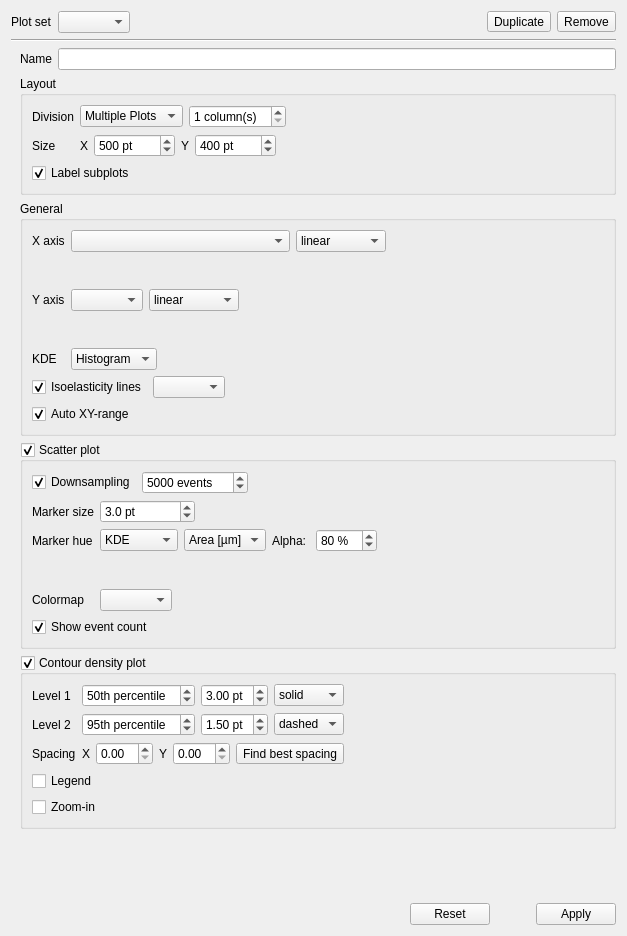
<?xml version="1.0" encoding="UTF-8"?>
<ui version="4.0">
 <class>Form</class>
 <widget class="QWidget" name="Form">
  <property name="geometry">
   <rect>
    <x>0</x>
    <y>0</y>
    <width>627</width>
    <height>936</height>
   </rect>
  </property>
  <property name="windowTitle">
   <string>Form</string>
  </property>
  <layout class="QVBoxLayout" name="verticalLayout">
   <item>
    <layout class="QHBoxLayout" name="horizontalLayout">
     <item>
      <widget class="QLabel" name="label">
       <property name="text">
        <string>Plot set</string>
       </property>
      </widget>
     </item>
     <item>
      <widget class="QComboBox" name="comboBox_plots">
       <property name="sizeAdjustPolicy">
        <enum>QComboBox::SizeAdjustPolicy::AdjustToContents</enum>
       </property>
      </widget>
     </item>
     <item>
      <spacer name="horizontalSpacer_2">
       <property name="orientation">
        <enum>Qt::Orientation::Horizontal</enum>
       </property>
       <property name="sizeHint" stdset="0">
        <size>
         <width>0</width>
         <height>20</height>
        </size>
       </property>
      </spacer>
     </item>
     <item>
      <widget class="QToolButton" name="toolButton_duplicate">
       <property name="toolTip">
        <string>Duplicate this plot</string>
       </property>
       <property name="text">
        <string>Duplicate</string>
       </property>
       <property name="icon">
        <iconset theme="edit-paste"/>
       </property>
      </widget>
     </item>
     <item>
      <widget class="QToolButton" name="toolButton_remove">
       <property name="toolTip">
        <string>Remove this plot</string>
       </property>
       <property name="text">
        <string>Remove</string>
       </property>
       <property name="icon">
        <iconset theme="remove"/>
       </property>
      </widget>
     </item>
    </layout>
   </item>
   <item>
    <widget class="Line" name="line">
     <property name="orientation">
      <enum>Qt::Orientation::Horizontal</enum>
     </property>
    </widget>
   </item>
   <item>
    <layout class="QVBoxLayout" name="verticalLayout_4">
     <property name="leftMargin">
      <number>9</number>
     </property>
     <property name="topMargin">
      <number>0</number>
     </property>
     <property name="bottomMargin">
      <number>0</number>
     </property>
     <item>
      <layout class="QHBoxLayout" name="horizontalLayout_4">
       <item>
        <widget class="QLabel" name="label_2">
         <property name="text">
          <string>Name</string>
         </property>
        </widget>
       </item>
       <item>
        <widget class="QLineEdit" name="lineEdit"/>
       </item>
      </layout>
     </item>
     <item>
      <widget class="QGroupBox" name="groupBox">
       <property name="title">
        <string>Layout</string>
       </property>
       <layout class="QVBoxLayout" name="verticalLayout_6">
        <item>
         <layout class="QGridLayout" name="gridLayout_5">
          <property name="bottomMargin">
           <number>0</number>
          </property>
          <item row="0" column="0">
           <widget class="QLabel" name="label_3">
            <property name="text">
             <string>Division</string>
            </property>
           </widget>
          </item>
          <item row="0" column="1">
           <layout class="QHBoxLayout" name="horizontalLayout_11">
            <item>
             <widget class="QComboBox" name="comboBox_division">
              <item>
               <property name="text">
                <string>Multiple Plots</string>
               </property>
              </item>
              <item>
               <property name="text">
                <string>Joint Plot</string>
               </property>
              </item>
             </widget>
            </item>
            <item>
             <widget class="QSpinBox" name="spinBox_column_count">
              <property name="suffix">
               <string> column(s)</string>
              </property>
              <property name="minimum">
               <number>1</number>
              </property>
             </widget>
            </item>
            <item>
             <spacer name="horizontalSpacer_13">
              <property name="orientation">
               <enum>Qt::Orientation::Horizontal</enum>
              </property>
              <property name="sizeHint" stdset="0">
               <size>
                <width>0</width>
                <height>20</height>
               </size>
              </property>
             </spacer>
            </item>
           </layout>
          </item>
          <item row="1" column="0">
           <widget class="QLabel" name="label_13">
            <property name="text">
             <string>Size</string>
            </property>
           </widget>
          </item>
          <item row="1" column="1">
           <layout class="QHBoxLayout" name="horizontalLayout_12">
            <item>
             <widget class="QLabel" name="label_15">
              <property name="text">
               <string>X</string>
              </property>
             </widget>
            </item>
            <item>
             <widget class="QSpinBox" name="spinBox_size_x">
              <property name="suffix">
               <string> pt</string>
              </property>
              <property name="minimum">
               <number>100</number>
              </property>
              <property name="maximum">
               <number>100000</number>
              </property>
              <property name="singleStep">
               <number>50</number>
              </property>
              <property name="value">
               <number>500</number>
              </property>
             </widget>
            </item>
            <item>
             <widget class="QLabel" name="label_14">
              <property name="text">
               <string>Y</string>
              </property>
             </widget>
            </item>
            <item>
             <widget class="QSpinBox" name="spinBox_size_y">
              <property name="suffix">
               <string> pt</string>
              </property>
              <property name="minimum">
               <number>100</number>
              </property>
              <property name="maximum">
               <number>100000</number>
              </property>
              <property name="singleStep">
               <number>50</number>
              </property>
              <property name="value">
               <number>400</number>
              </property>
             </widget>
            </item>
            <item>
             <spacer name="horizontalSpacer_14">
              <property name="orientation">
               <enum>Qt::Orientation::Horizontal</enum>
              </property>
              <property name="sizeHint" stdset="0">
               <size>
                <width>0</width>
                <height>20</height>
               </size>
              </property>
             </spacer>
            </item>
           </layout>
          </item>
         </layout>
        </item>
        <item>
         <widget class="QCheckBox" name="checkBox_label_plots">
          <property name="text">
           <string>Label subplots</string>
          </property>
          <property name="checked">
           <bool>true</bool>
          </property>
         </widget>
        </item>
       </layout>
      </widget>
     </item>
     <item>
      <widget class="QGroupBox" name="groupBox_2">
       <property name="title">
        <string>General</string>
       </property>
       <layout class="QVBoxLayout" name="verticalLayout_5">
        <item>
         <layout class="QGridLayout" name="gridLayout">
          <item row="6" column="1">
           <layout class="QHBoxLayout" name="horizontalLayout_10">
            <item>
             <widget class="QComboBox" name="comboBox_kde">
              <item>
               <property name="text">
                <string>Histogram</string>
               </property>
              </item>
             </widget>
            </item>
            <item>
             <spacer name="horizontalSpacer_12">
              <property name="orientation">
               <enum>Qt::Orientation::Horizontal</enum>
              </property>
              <property name="sizeHint" stdset="0">
               <size>
                <width>40</width>
                <height>20</height>
               </size>
              </property>
             </spacer>
            </item>
           </layout>
          </item>
          <item row="4" column="1">
           <layout class="QHBoxLayout" name="horizontalLayout_8">
            <item>
             <widget class="FeatureComboBox" name="comboBox_axis_y"/>
            </item>
            <item>
             <widget class="QComboBox" name="comboBox_scale_y">
              <item>
               <property name="text">
                <string>linear</string>
               </property>
              </item>
              <item>
               <property name="text">
                <string>logarithmic</string>
               </property>
              </item>
             </widget>
            </item>
            <item>
             <spacer name="horizontalSpacer_11">
              <property name="orientation">
               <enum>Qt::Orientation::Horizontal</enum>
              </property>
              <property name="sizeHint" stdset="0">
               <size>
                <width>0</width>
                <height>20</height>
               </size>
              </property>
             </spacer>
            </item>
           </layout>
          </item>
          <item row="6" column="0">
           <widget class="QLabel" name="label_9">
            <property name="toolTip">
             <string>Kernel Density Estimator</string>
            </property>
            <property name="text">
             <string>KDE</string>
            </property>
           </widget>
          </item>
          <item row="2" column="1">
           <layout class="QHBoxLayout" name="horizontalLayout_7">
            <property name="rightMargin">
             <number>0</number>
            </property>
            <item>
             <widget class="FeatureComboBox" name="comboBox_axis_x">
              <property name="sizePolicy">
               <sizepolicy hsizetype="MinimumExpanding" vsizetype="Fixed">
                <horstretch>0</horstretch>
                <verstretch>0</verstretch>
               </sizepolicy>
              </property>
             </widget>
            </item>
            <item>
             <widget class="QComboBox" name="comboBox_scale_x">
              <item>
               <property name="text">
                <string>linear</string>
               </property>
              </item>
              <item>
               <property name="text">
                <string>logarithmic</string>
               </property>
              </item>
             </widget>
            </item>
            <item>
             <spacer name="horizontalSpacer_3">
              <property name="orientation">
               <enum>Qt::Orientation::Horizontal</enum>
              </property>
              <property name="sizeHint" stdset="0">
               <size>
                <width>0</width>
                <height>20</height>
               </size>
              </property>
             </spacer>
            </item>
           </layout>
          </item>
          <item row="4" column="0">
           <widget class="QLabel" name="label_7">
            <property name="text">
             <string>Y axis</string>
            </property>
           </widget>
          </item>
          <item row="5" column="1">
           <widget class="RangeControl" name="widget_range_y" native="true">
            <property name="minimumSize">
             <size>
              <width>0</width>
              <height>25</height>
             </size>
            </property>
           </widget>
          </item>
          <item row="3" column="1">
           <widget class="RangeControl" name="widget_range_x" native="true">
            <property name="minimumSize">
             <size>
              <width>0</width>
              <height>25</height>
             </size>
            </property>
           </widget>
          </item>
          <item row="2" column="0">
           <widget class="QLabel" name="label_6">
            <property name="text">
             <string>X axis</string>
            </property>
           </widget>
          </item>
         </layout>
        </item>
        <item>
         <layout class="QHBoxLayout" name="horizontalLayout_3">
          <item>
           <widget class="QCheckBox" name="checkBox_isoelastics">
            <property name="text">
             <string>Isoelasticity lines</string>
            </property>
            <property name="checked">
             <bool>true</bool>
            </property>
           </widget>
          </item>
          <item>
           <widget class="QComboBox" name="comboBox_lut"/>
          </item>
          <item>
           <spacer name="horizontalSpacer_5">
            <property name="orientation">
             <enum>Qt::Orientation::Horizontal</enum>
            </property>
            <property name="sizeHint" stdset="0">
             <size>
              <width>0</width>
              <height>20</height>
             </size>
            </property>
           </spacer>
          </item>
         </layout>
        </item>
        <item>
         <layout class="QHBoxLayout" name="horizontalLayout_19">
          <item>
           <widget class="QCheckBox" name="checkBox_auto_range">
            <property name="text">
             <string>Auto XY-range</string>
            </property>
            <property name="checked">
             <bool>true</bool>
            </property>
           </widget>
          </item>
          <item>
           <spacer name="horizontalSpacer">
            <property name="orientation">
             <enum>Qt::Orientation::Horizontal</enum>
            </property>
            <property name="sizeHint" stdset="0">
             <size>
              <width>40</width>
              <height>20</height>
             </size>
            </property>
           </spacer>
          </item>
         </layout>
        </item>
       </layout>
      </widget>
     </item>
     <item>
      <widget class="QGroupBox" name="groupBox_scatter">
       <property name="title">
        <string>Scatter plot</string>
       </property>
       <property name="checkable">
        <bool>true</bool>
       </property>
       <layout class="QVBoxLayout" name="verticalLayout_3" stretch="0,0,0">
        <property name="sizeConstraint">
         <enum>QLayout::SizeConstraint::SetDefaultConstraint</enum>
        </property>
        <item>
         <layout class="QHBoxLayout" name="horizontalLayout_2">
          <item>
           <widget class="QCheckBox" name="checkBox_downsample">
            <property name="text">
             <string>Downsampling</string>
            </property>
            <property name="checked">
             <bool>true</bool>
            </property>
           </widget>
          </item>
          <item>
           <widget class="QSpinBox" name="spinBox_downsample">
            <property name="suffix">
             <string> events</string>
            </property>
            <property name="minimum">
             <number>10</number>
            </property>
            <property name="maximum">
             <number>999999999</number>
            </property>
            <property name="singleStep">
             <number>100</number>
            </property>
            <property name="value">
             <number>5000</number>
            </property>
           </widget>
          </item>
          <item>
           <spacer name="horizontalSpacer_4">
            <property name="orientation">
             <enum>Qt::Orientation::Horizontal</enum>
            </property>
            <property name="sizeHint" stdset="0">
             <size>
              <width>40</width>
              <height>20</height>
             </size>
            </property>
           </spacer>
          </item>
         </layout>
        </item>
        <item>
         <layout class="QGridLayout" name="gridLayout_scat">
          <property name="sizeConstraint">
           <enum>QLayout::SizeConstraint::SetMinimumSize</enum>
          </property>
          <item row="0" column="0">
           <widget class="QLabel" name="label_4">
            <property name="text">
             <string>Marker size</string>
            </property>
           </widget>
          </item>
          <item row="1" column="0">
           <widget class="QLabel" name="label_8">
            <property name="text">
             <string>Marker hue</string>
            </property>
           </widget>
          </item>
          <item row="3" column="0">
           <widget class="QLabel" name="label_colormap">
            <property name="text">
             <string>Colormap</string>
            </property>
           </widget>
          </item>
          <item row="1" column="3">
           <layout class="QHBoxLayout" name="horizontalLayout_5">
            <property name="spacing">
             <number>0</number>
            </property>
            <property name="rightMargin">
             <number>0</number>
            </property>
           </layout>
          </item>
          <item row="2" column="1">
           <widget class="RangeControl" name="widget_range_feat" native="true">
            <property name="minimumSize">
             <size>
              <width>0</width>
              <height>25</height>
             </size>
            </property>
           </widget>
          </item>
          <item row="0" column="1">
           <layout class="QHBoxLayout" name="horizontalLayout_16">
            <item>
             <widget class="QDoubleSpinBox" name="doubleSpinBox_marker_size">
              <property name="suffix">
               <string> pt</string>
              </property>
              <property name="decimals">
               <number>1</number>
              </property>
              <property name="minimum">
               <double>-999999999999989.000000000000000</double>
              </property>
              <property name="value">
               <double>3.000000000000000</double>
              </property>
             </widget>
            </item>
            <item>
             <spacer name="horizontalSpacer_6">
              <property name="orientation">
               <enum>Qt::Orientation::Horizontal</enum>
              </property>
              <property name="sizeHint" stdset="0">
               <size>
                <width>0</width>
                <height>20</height>
               </size>
              </property>
             </spacer>
            </item>
           </layout>
          </item>
          <item row="1" column="1">
           <layout class="QHBoxLayout" name="horizontalLayout_17">
            <item>
             <widget class="QComboBox" name="comboBox_marker_hue">
              <item>
               <property name="text">
                <string>KDE</string>
               </property>
              </item>
              <item>
               <property name="text">
                <string>Dataset</string>
               </property>
              </item>
              <item>
               <property name="text">
                <string>Feature</string>
               </property>
              </item>
              <item>
               <property name="text">
                <string>Disabled</string>
               </property>
              </item>
             </widget>
            </item>
            <item>
             <widget class="FeatureComboBox" name="comboBox_marker_feature">
              <item>
               <property name="text">
                <string>Area [µm]</string>
               </property>
              </item>
             </widget>
            </item>
            <item>
             <widget class="QWidget" name="widget_dataset_alpha" native="true">
              <layout class="QHBoxLayout" name="horizontalLayout_9">
               <property name="leftMargin">
                <number>0</number>
               </property>
               <property name="topMargin">
                <number>0</number>
               </property>
               <property name="rightMargin">
                <number>0</number>
               </property>
               <property name="bottomMargin">
                <number>0</number>
               </property>
               <item>
                <widget class="QLabel" name="label_12">
                 <property name="text">
                  <string>Alpha: </string>
                 </property>
                </widget>
               </item>
               <item>
                <widget class="QSpinBox" name="spinBox_alpha">
                 <property name="suffix">
                  <string> %</string>
                 </property>
                 <property name="minimum">
                  <number>1</number>
                 </property>
                 <property name="maximum">
                  <number>100</number>
                 </property>
                 <property name="singleStep">
                  <number>5</number>
                 </property>
                 <property name="value">
                  <number>80</number>
                 </property>
                </widget>
               </item>
              </layout>
             </widget>
            </item>
            <item>
             <spacer name="horizontalSpacer_8">
              <property name="orientation">
               <enum>Qt::Orientation::Horizontal</enum>
              </property>
              <property name="sizeHint" stdset="0">
               <size>
                <width>0</width>
                <height>20</height>
               </size>
              </property>
             </spacer>
            </item>
           </layout>
          </item>
          <item row="3" column="1">
           <layout class="QHBoxLayout" name="horizontalLayout_18">
            <item>
             <widget class="QComboBox" name="comboBox_colormap"/>
            </item>
            <item>
             <spacer name="horizontalSpacer_16">
              <property name="orientation">
               <enum>Qt::Orientation::Horizontal</enum>
              </property>
              <property name="sizeHint" stdset="0">
               <size>
                <width>0</width>
                <height>20</height>
               </size>
              </property>
             </spacer>
            </item>
           </layout>
          </item>
         </layout>
        </item>
        <item>
         <widget class="QCheckBox" name="checkBox_event_count">
          <property name="text">
           <string>Show event count</string>
          </property>
          <property name="checked">
           <bool>true</bool>
          </property>
         </widget>
        </item>
       </layout>
      </widget>
     </item>
     <item>
      <widget class="QGroupBox" name="groupBox_contour">
       <property name="title">
        <string>Contour density plot</string>
       </property>
       <property name="checkable">
        <bool>true</bool>
       </property>
       <property name="checked">
        <bool>true</bool>
       </property>
       <layout class="QVBoxLayout" name="verticalLayout_2">
        <item>
         <layout class="QGridLayout" name="gridLayout_4">
          <property name="bottomMargin">
           <number>0</number>
          </property>
          <item row="1" column="0">
           <widget class="QLabel" name="label_10">
            <property name="text">
             <string>Level 1</string>
            </property>
           </widget>
          </item>
          <item row="1" column="1">
           <layout class="QHBoxLayout" name="horizontalLayout_13">
            <property name="rightMargin">
             <number>0</number>
            </property>
            <item>
             <widget class="QDoubleSpinBox" name="doubleSpinBox_perc_1">
              <property name="prefix">
               <string/>
              </property>
              <property name="suffix">
               <string>th percentile</string>
              </property>
              <property name="decimals">
               <number>0</number>
              </property>
              <property name="value">
               <double>50.000000000000000</double>
              </property>
             </widget>
            </item>
            <item>
             <widget class="QDoubleSpinBox" name="doubleSpinBox_lw_1">
              <property name="suffix">
               <string> pt</string>
              </property>
              <property name="minimum">
               <double>0.100000000000000</double>
              </property>
              <property name="maximum">
               <double>7.000000000000000</double>
              </property>
              <property name="singleStep">
               <double>0.300000000000000</double>
              </property>
              <property name="value">
               <double>3.000000000000000</double>
              </property>
             </widget>
            </item>
            <item>
             <widget class="QComboBox" name="comboBox_ls_1">
              <property name="currentIndex">
               <number>0</number>
              </property>
              <item>
               <property name="text">
                <string>solid</string>
               </property>
              </item>
              <item>
               <property name="text">
                <string>dashed</string>
               </property>
              </item>
             </widget>
            </item>
           </layout>
          </item>
          <item row="2" column="0">
           <widget class="QLabel" name="label_11">
            <property name="text">
             <string>Level 2</string>
            </property>
           </widget>
          </item>
          <item row="2" column="1">
           <layout class="QHBoxLayout" name="horizontalLayout_14">
            <item>
             <widget class="QDoubleSpinBox" name="doubleSpinBox_perc_2">
              <property name="suffix">
               <string>th percentile</string>
              </property>
              <property name="decimals">
               <number>0</number>
              </property>
              <property name="value">
               <double>95.000000000000000</double>
              </property>
             </widget>
            </item>
            <item>
             <widget class="QDoubleSpinBox" name="doubleSpinBox_lw_2">
              <property name="suffix">
               <string> pt</string>
              </property>
              <property name="minimum">
               <double>0.100000000000000</double>
              </property>
              <property name="maximum">
               <double>7.000000000000000</double>
              </property>
              <property name="singleStep">
               <double>0.300000000000000</double>
              </property>
              <property name="value">
               <double>1.500000000000000</double>
              </property>
             </widget>
            </item>
            <item>
             <widget class="QComboBox" name="comboBox_ls_2">
              <property name="currentIndex">
               <number>1</number>
              </property>
              <item>
               <property name="text">
                <string>solid</string>
               </property>
              </item>
              <item>
               <property name="text">
                <string>dashed</string>
               </property>
              </item>
             </widget>
            </item>
           </layout>
          </item>
          <item row="3" column="1">
           <layout class="QHBoxLayout" name="horizontalLayout_15">
            <item>
             <widget class="QLabel" name="label_16">
              <property name="text">
               <string>X</string>
              </property>
             </widget>
            </item>
            <item>
             <widget class="QDoubleSpinBox" name="doubleSpinBox_spacing_x"/>
            </item>
            <item>
             <widget class="QLabel" name="label_17">
              <property name="text">
               <string>Y</string>
              </property>
             </widget>
            </item>
            <item>
             <widget class="QDoubleSpinBox" name="doubleSpinBox_spacing_y"/>
            </item>
            <item>
             <widget class="QToolButton" name="toolButton_spacing_auto">
              <property name="text">
               <string>Find best spacing</string>
              </property>
             </widget>
            </item>
            <item>
             <spacer name="horizontalSpacer_15">
              <property name="orientation">
               <enum>Qt::Orientation::Horizontal</enum>
              </property>
              <property name="sizeHint" stdset="0">
               <size>
                <width>0</width>
                <height>20</height>
               </size>
              </property>
             </spacer>
            </item>
           </layout>
          </item>
          <item row="3" column="0">
           <widget class="QLabel" name="label_5">
            <property name="text">
             <string>Spacing</string>
            </property>
           </widget>
          </item>
          <item row="1" column="5">
           <spacer name="horizontalSpacer_7">
            <property name="orientation">
             <enum>Qt::Orientation::Horizontal</enum>
            </property>
            <property name="sizeHint" stdset="0">
             <size>
              <width>0</width>
              <height>20</height>
             </size>
            </property>
           </spacer>
          </item>
         </layout>
        </item>
        <item>
         <widget class="QCheckBox" name="checkBox_legend">
          <property name="text">
           <string>Legend</string>
          </property>
          <property name="checked">
           <bool>false</bool>
          </property>
         </widget>
        </item>
        <item>
         <widget class="QCheckBox" name="checkBox_zoomin">
          <property name="text">
           <string>Zoom-in</string>
          </property>
         </widget>
        </item>
       </layout>
      </widget>
     </item>
     <item>
      <spacer name="verticalSpacer">
       <property name="orientation">
        <enum>Qt::Orientation::Vertical</enum>
       </property>
       <property name="sizeHint" stdset="0">
        <size>
         <width>20</width>
         <height>0</height>
        </size>
       </property>
      </spacer>
     </item>
     <item>
      <layout class="QHBoxLayout" name="horizontalLayout_6">
       <item>
        <spacer name="horizontalSpacer_9">
         <property name="orientation">
          <enum>Qt::Orientation::Horizontal</enum>
         </property>
         <property name="sizeHint" stdset="0">
          <size>
           <width>40</width>
           <height>20</height>
          </size>
         </property>
        </spacer>
       </item>
       <item>
        <widget class="QPushButton" name="pushButton_reset">
         <property name="text">
          <string>Reset</string>
         </property>
        </widget>
       </item>
       <item>
        <spacer name="horizontalSpacer_10">
         <property name="orientation">
          <enum>Qt::Orientation::Horizontal</enum>
         </property>
         <property name="sizeType">
          <enum>QSizePolicy::Policy::Fixed</enum>
         </property>
         <property name="sizeHint" stdset="0">
          <size>
           <width>40</width>
           <height>20</height>
          </size>
         </property>
        </spacer>
       </item>
       <item>
        <widget class="QPushButton" name="pushButton_apply">
         <property name="text">
          <string>Apply</string>
         </property>
        </widget>
       </item>
      </layout>
     </item>
    </layout>
   </item>
  </layout>
 </widget>
 <customwidgets>
  <customwidget>
   <class>FeatureComboBox</class>
   <extends>QComboBox</extends>
   <header>dcscope.gui.widgets</header>
  </customwidget>
  <customwidget>
   <class>RangeControl</class>
   <extends>QWidget</extends>
   <header>dcscope.gui.widgets</header>
   <container>1</container>
  </customwidget>
 </customwidgets>
 <resources/>
 <connections>
  <connection>
   <sender>checkBox_downsample</sender>
   <signal>toggled(bool)</signal>
   <receiver>spinBox_downsample</receiver>
   <slot>setEnabled(bool)</slot>
   <hints>
    <hint type="sourcelabel">
     <x>93</x>
     <y>484</y>
    </hint>
    <hint type="destinationlabel">
     <x>240</x>
     <y>484</y>
    </hint>
   </hints>
  </connection>
 </connections>
</ui>
